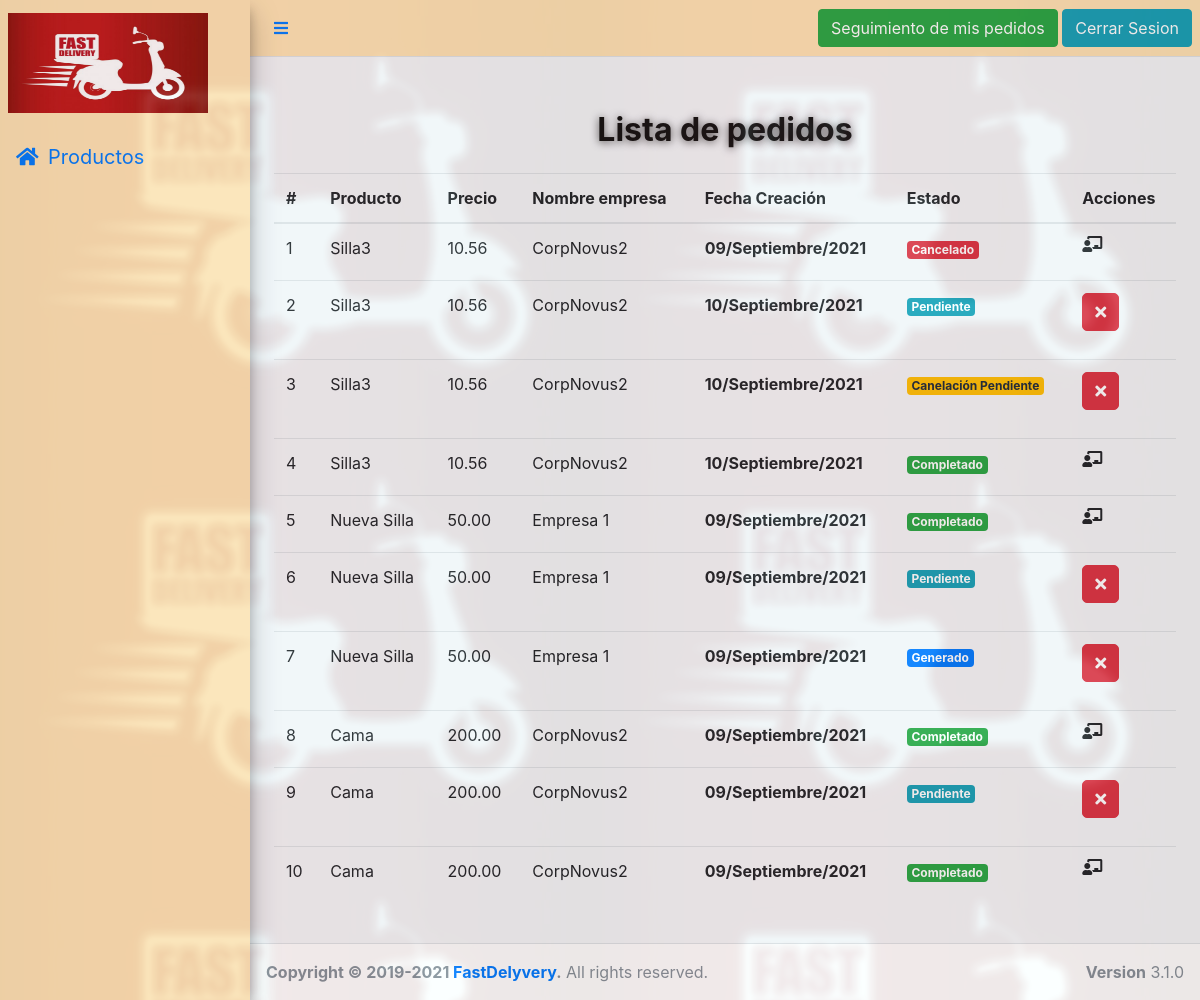
Screenshot of /index.php?c=cliente&a=tracking (signed in) with the database file from the repository.
### tables this page shows
CREATE TABLE `pedidos` (
  `id` int(11) NOT NULL,
  `producto` int(11) NOT NULL,
  `cliente` int(11) NOT NULL,
  `cod_empresa` int(11) NOT NULL,
  `cod_repartidor` int(11) DEFAULT NULL,
  `fecha_envio` datetime DEFAULT current_timestamp(),
  `fecha_cancelacion` datetime DEFAULT NULL,
  `precio` decimal(6,2) NOT NULL,
  `ganancia_repartidor` decimal(6,2) NOT NULL,
  `ganancia_empresa` decimal(6,2) NOT NULL,
  `ganancia_web` decimal(6,2) NOT NULL,
  `motivo_cancelacion` varchar(250) DEFAULT NULL,
  `st_pedido` char(1) NOT NULL DEFAULT 'P',
  `created_at` datetime NOT NULL DEFAULT current_timestamp(),
  `created_by` int(11) NOT NULL,
  `edited_at` datetime DEFAULT NULL,
  `edited_by` int(11) DEFAULT NULL
);

CREATE TABLE `productos` (
  `id` int(11) NOT NULL,
  `nom_producto` varchar(500) NOT NULL,
  `categoria` int(11) DEFAULT NULL,
  `precio` decimal(6,2) NOT NULL,
  `disponibilidad` int(11) NOT NULL,
  `ofertas` int(11) NOT NULL,
  `cod_empresa` int(11) NOT NULL,
  `st_producto` char(1) NOT NULL DEFAULT 'P',
  `created_at` datetime NOT NULL DEFAULT current_timestamp(),
  `created_by` int(11) NOT NULL,
  `edited_at` datetime DEFAULT NULL,
  `edited_by` int(11) DEFAULT NULL,
  `deleted_at` datetime DEFAULT NULL,
  `deleted_by` int(11) DEFAULT NULL
);

CREATE TABLE `empresa` (
  `cod_empresa` int(11) NOT NULL,
  `nom_empresa` varchar(250) NOT NULL,
  `ruc` varchar(50) NOT NULL,
  `correo` varchar(250) NOT NULL,
  `telefono` varchar(45) NOT NULL,
  `direccion` varchar(250) NOT NULL,
  `formas_pago` varchar(500) DEFAULT NULL,
  `tipo` int(11) NOT NULL,
  `created_at` datetime DEFAULT current_timestamp(),
  `created_by` int(11) NOT NULL,
  `edited_at` datetime DEFAULT NULL,
  `edited_by` int(11) DEFAULT NULL,
  `st_empresa` char(1) NOT NULL DEFAULT 'P'
);

### controller/clienteController.php (called while the page is built, shortened)
<?php
    class ClienteController{
        public function tracking($conexion){
            require_once 'models/clienteModel.php';
            $cliente = new clienteModels($conexion);
            $cod_cliente = $_SESSION["cod_cliente"];
            $data["pedidos"] = $cliente->getPedidos($cod_cliente);
            require_once "views/seguimiento.view.php";
        }
    }

### models/clienteModel.php (called while the page is built, shortened)
<?php
    class clienteModels{
        private $db;
        public function __construct($conexion){
            $this->db = $conexion;
        }
        public function getPedidos($cod_cliente){
            $sql=  "select p.precio,
                    p.id,p.fecha_envio as fecha_creacion, pr.nom_producto, emp.nom_empresa,
                    case p.st_pedido
                        when 'P' then 'Pendiente'
                        when 'X' then 'Cancelado'
                        when 'F' then 'Completado'
                        when 'A' then 'Generado'
                        when 'C' then 'Canelación Pendiente'
                    end as estado,
                    case p.st_pedido
                        when 'P' then 'info'
                        when 'X' then 'danger'
                        when 'F' then 'success'
                        when 'A' then 'primary'
                        when 'C' then 'warning'
                    end as color_estado
                    from pedidos p
                    inner join productos pr on pr.id = p.producto
                    inner join clientes c on c.cod_cliente = p.cliente
                    inner join empresa emp on pr.cod_empresa = emp.cod_empresa
                    and c.cod_cliente = '$cod_cliente'
                    order by p.precio ASC";
            $statment = $this->db->prepare($sql);
            $statment->execute();
            $this->productos = $statment->fetchAll();
            return $this->productos;
        }
    }

### views/seguimiento.view.php (the view, shortened to what this page needs)
<div class="content-wrapper">
    <section class="p-4" >
        <h2 class="text-center title_main mb-4" id="title_main_products">Lista de pedidos</h2>
        <div class="table-responsive">
        <table class="table">
            <thead>
                <tr>
                    <th>#</th>
                    <th>Producto</th>
                    <th>Precio</th>
                    <th>Nombre empresa</th>
                    <th>Fecha Creación</th>
                    <th>Estado</th>
                    <th>Acciones</th>
                </tr>
            </thead>
            <tbody>
                <?php if(count($data["pedidos"]) === 0) :?>
                    <tr>
                        <td colspan="8" class="text-center py-4">
                            <div class="container_thumb_center d-flex justify-content-center mb-4">
                                <div class="thumb_lg">
                                    <img src="img/not_found.svg" alt="#Not Found" style="width:450px;height:450px">
                                </div>
                            </div>
                            <span style="font-style:italic;">No se han encontrado clientes con solicitudes pendientes</span>
                        </td>
                    </tr>
                <?php else : ?>
                    <?php foreach($data["pedidos"] as $key => $pedidos){
                        $array_meses  = ["Enero", "Febero", "Marzo", "Abril", "Mayo", "Junio", "Julio", "Agosto", "Septiembre","Octubre", "Noviembre", "Diciembre"];
                        $fecha_final = explode(" ",$pedidos["fecha_creacion"])[0];
                        $fecha_final = explode("-", $fecha_final)[2].'/'.$array_meses[(explode("-",$fecha_final)[1])-1]."/".explode("-", $fecha_final)[0];
                    ?>
                    <tr>
                        <td><?php echo ($key+1); ?></td>
                        <td><?php echo $pedidos["nom_producto"] ?></td>
                        <td><?php echo $pedidos["precio"] ?></td>
                        <td><?php echo $pedidos["nom_empresa"] ?></td>
                        <td style="color:#12121; font-weight:bold;"><?php echo $fecha_final; ?></td>
                        <td>
                            <span class="badge badge-<?php echo $pedidos['color_estado']?>"><?php echo $pedidos['estado']?></span>
                        </td>
                        <td>
                            <div class="btn-group mb-3" role="group" aria-label="Basic example">
                                <?php if($pedidos["estado"] !== 'Completado' && $pedidos["estado"] !== 'Cancelado') : ?>
                                    <a data-id="<?php echo $pedidos["id"] ?>" onclick="showModalMotivos(this)"  href="#"  data-toggle="tooltip" data-placement="top" title="Cancelar Pedidos" id="modificar1">
                                        <button type="button" style="border-radius: 5px !important;" class="btn btn-danger">
                                            <i style="color:#fff; font-size:16px !important;"class="fas fa-times"></i>
                                        </button>
                                    </a>
                                <?php else: ?>
                                    <i class="fas fa-chalkboard-teacher" data-toggle="tooltip" data-placement="top" title="Sin acciones posibles"></i>
                                <?php endif; ?>
                            </div>
                        </td>
                    </tr>
                <?php } ?>
                <?php endif; ?>
            </tbody>
        </table>
    </div>
    </section>
</div>
<?php include_once 'partials/footer.php'; ?>

### css_/estilosPersonalizados.css (style rules this page uses)
body { background-image: url(../img/comida6.jpg) }
.title_main { margin-top: 30px; color:#121212; font-weight: bold; text-align: center; text-shadow: 0px 1px 8px rgba(0, 0, 0, .7); }

### partials/cabecera.php (style rules this page uses)
body { background: url("..img/logo4.jpg") rgb(249,249,249); opacity: .9 }

### rows the page displays
pedidos: productos.nom_producto "Silla3", precio "10.56", cod_empresa.nom_empresa "CorpNovus2", fecha_envio "09/Septiembre/2021", estado "Cancelado"
pedidos: productos.nom_producto "Silla3", precio "10.56", cod_empresa.nom_empresa "CorpNovus2", fecha_envio "10/Septiembre/2021", estado "Pendiente"
pedidos: productos.nom_producto "Silla3", precio "10.56", cod_empresa.nom_empresa "CorpNovus2", fecha_envio "10/Septiembre/2021", estado "Canelación Pendiente"
pedidos: productos.nom_producto "Silla3", precio "10.56", cod_empresa.nom_empresa "CorpNovus2", fecha_envio "10/Septiembre/2021", estado "Completado"
pedidos: productos.nom_producto "Nueva Silla", precio "50.00", cod_empresa.nom_empresa "Empresa 1", fecha_envio "09/Septiembre/2021", estado "Completado"
pedidos: productos.nom_producto "Nueva Silla", precio "50.00", cod_empresa.nom_empresa "Empresa 1", fecha_envio "09/Septiembre/2021", estado "Pendiente"
pedidos: productos.nom_producto "Nueva Silla", precio "50.00", cod_empresa.nom_empresa "Empresa 1", fecha_envio "09/Septiembre/2021", estado "Generado"
pedidos: productos.nom_producto "Cama", precio "200.00", cod_empresa.nom_empresa "CorpNovus2", fecha_envio "09/Septiembre/2021", estado "Completado"
pedidos: productos.nom_producto "Cama", precio "200.00", cod_empresa.nom_empresa "CorpNovus2", fecha_envio "09/Septiembre/2021", estado "Pendiente"
pedidos: productos.nom_producto "Cama", precio "200.00", cod_empresa.nom_empresa "CorpNovus2", fecha_envio "09/Septiembre/2021", estado "Completado"
